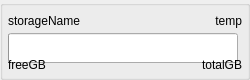
<?xml version="1.0" encoding="UTF-8"?>
<ui version="4.0">
 <class>storage_GB</class>
 <widget class="QWidget" name="storage_GB">
  <property name="geometry">
   <rect>
    <x>0</x>
    <y>0</y>
    <width>250</width>
    <height>80</height>
   </rect>
  </property>
  <property name="minimumSize">
   <size>
    <width>250</width>
    <height>80</height>
   </size>
  </property>
  <property name="maximumSize">
   <size>
    <width>250</width>
    <height>80</height>
   </size>
  </property>
  <layout class="QVBoxLayout" name="verticalLayout">
   <property name="spacing">
    <number>0</number>
   </property>
   <property name="leftMargin">
    <number>0</number>
   </property>
   <property name="topMargin">
    <number>0</number>
   </property>
   <property name="rightMargin">
    <number>0</number>
   </property>
   <property name="bottomMargin">
    <number>0</number>
   </property>
   <item>
    <widget class="QGroupBox" name="storage_groupB_1">
     <property name="sizePolicy">
      <sizepolicy hsizetype="Fixed" vsizetype="Fixed">
       <horstretch>0</horstretch>
       <verstretch>0</verstretch>
      </sizepolicy>
     </property>
     <property name="minimumSize">
      <size>
       <width>250</width>
       <height>80</height>
      </size>
     </property>
     <property name="maximumSize">
      <size>
       <width>250</width>
       <height>80</height>
      </size>
     </property>
     <property name="title">
      <string/>
     </property>
     <property name="alignment">
      <set>Qt::AlignmentFlag::AlignCenter</set>
     </property>
     <property name="flat">
      <bool>false</bool>
     </property>
     <property name="checkable">
      <bool>false</bool>
     </property>
     <layout class="QVBoxLayout" name="verticalLayout_11">
      <property name="spacing">
       <number>5</number>
      </property>
      <property name="leftMargin">
       <number>5</number>
      </property>
      <property name="topMargin">
       <number>5</number>
      </property>
      <property name="rightMargin">
       <number>5</number>
      </property>
      <property name="bottomMargin">
       <number>5</number>
      </property>
      <item>
       <layout class="QHBoxLayout" name="name_temp_layout" stretch="0,0">
        <property name="spacing">
         <number>5</number>
        </property>
        <item>
         <widget class="QLabel" name="name_storage_1">
          <property name="minimumSize">
           <size>
            <width>0</width>
            <height>20</height>
           </size>
          </property>
          <property name="maximumSize">
           <size>
            <width>16777215</width>
            <height>20</height>
           </size>
          </property>
          <property name="text">
           <string>storageName</string>
          </property>
         </widget>
        </item>
        <item>
         <widget class="QLabel" name="temp_storage_lable_1">
          <property name="minimumSize">
           <size>
            <width>0</width>
            <height>20</height>
           </size>
          </property>
          <property name="maximumSize">
           <size>
            <width>16777215</width>
            <height>20</height>
           </size>
          </property>
          <property name="text">
           <string>temp</string>
          </property>
          <property name="alignment">
           <set>Qt::AlignmentFlag::AlignRight|Qt::AlignmentFlag::AlignTrailing|Qt::AlignmentFlag::AlignVCenter</set>
          </property>
         </widget>
        </item>
       </layout>
      </item>
      <item>
       <widget class="QProgressBar" name="progressBar_storage_1">
        <property name="sizePolicy">
         <sizepolicy hsizetype="Preferred" vsizetype="Preferred">
          <horstretch>0</horstretch>
          <verstretch>0</verstretch>
         </sizepolicy>
        </property>
        <property name="minimumSize">
         <size>
          <width>230</width>
          <height>30</height>
         </size>
        </property>
        <property name="maximumSize">
         <size>
          <width>230</width>
          <height>30</height>
         </size>
        </property>
        <property name="value">
         <number>0</number>
        </property>
        <property name="alignment">
         <set>Qt::AlignmentFlag::AlignCenter</set>
        </property>
        <property name="textVisible">
         <bool>false</bool>
        </property>
        <property name="orientation">
         <enum>Qt::Orientation::Horizontal</enum>
        </property>
        <property name="invertedAppearance">
         <bool>false</bool>
        </property>
        <property name="textDirection">
         <enum>QProgressBar::Direction::TopToBottom</enum>
        </property>
        <property name="format">
         <string>%p%</string>
        </property>
       </widget>
      </item>
      <item>
       <layout class="QHBoxLayout" name="lable_GB_storage_1" stretch="0,0">
        <property name="spacing">
         <number>0</number>
        </property>
        <property name="sizeConstraint">
         <enum>QLayout::SizeConstraint::SetFixedSize</enum>
        </property>
        <item>
         <widget class="QLabel" name="freeGB_storage_label_1">
          <property name="minimumSize">
           <size>
            <width>0</width>
            <height>20</height>
           </size>
          </property>
          <property name="maximumSize">
           <size>
            <width>16777215</width>
            <height>20</height>
           </size>
          </property>
          <property name="text">
           <string>freeGB</string>
          </property>
         </widget>
        </item>
        <item>
         <widget class="QLabel" name="totalGB_storage_lable_1">
          <property name="minimumSize">
           <size>
            <width>0</width>
            <height>20</height>
           </size>
          </property>
          <property name="maximumSize">
           <size>
            <width>16777215</width>
            <height>20</height>
           </size>
          </property>
          <property name="text">
           <string>totalGB</string>
          </property>
          <property name="alignment">
           <set>Qt::AlignmentFlag::AlignRight|Qt::AlignmentFlag::AlignTrailing|Qt::AlignmentFlag::AlignVCenter</set>
          </property>
         </widget>
        </item>
       </layout>
      </item>
     </layout>
    </widget>
   </item>
  </layout>
 </widget>
 <resources/>
 <connections/>
</ui>
